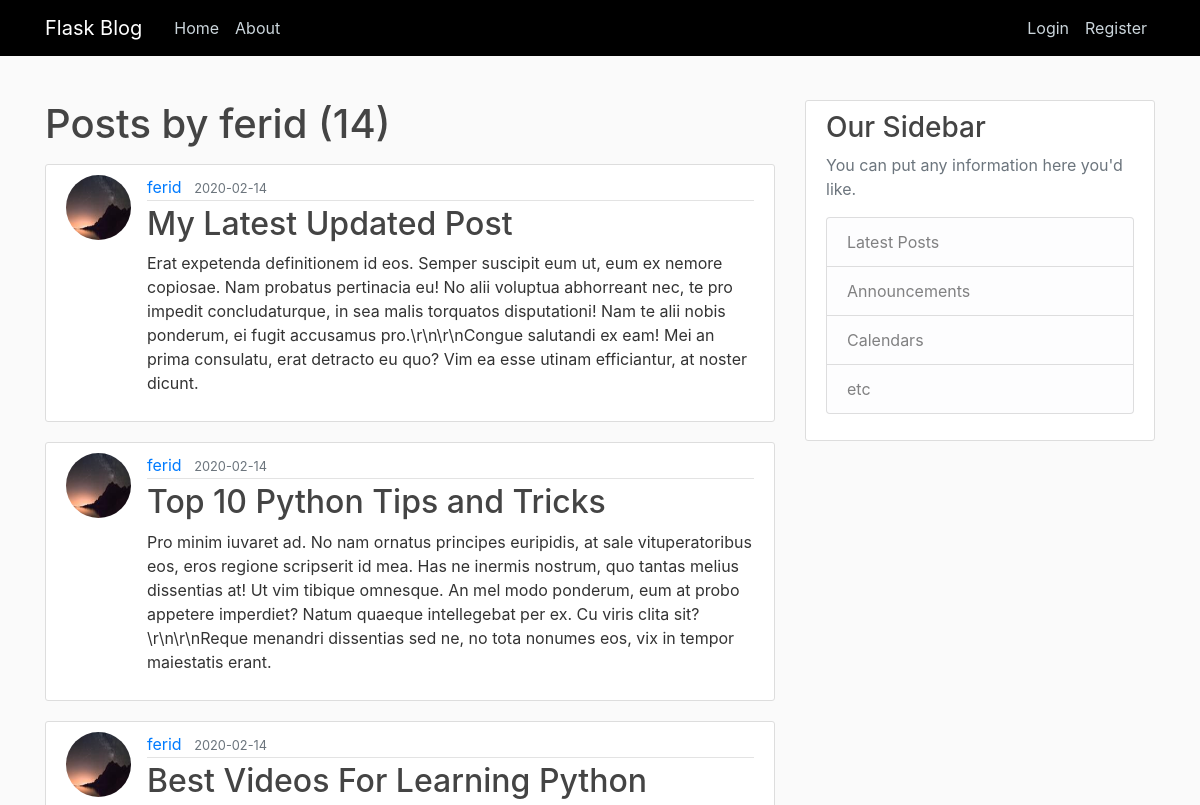
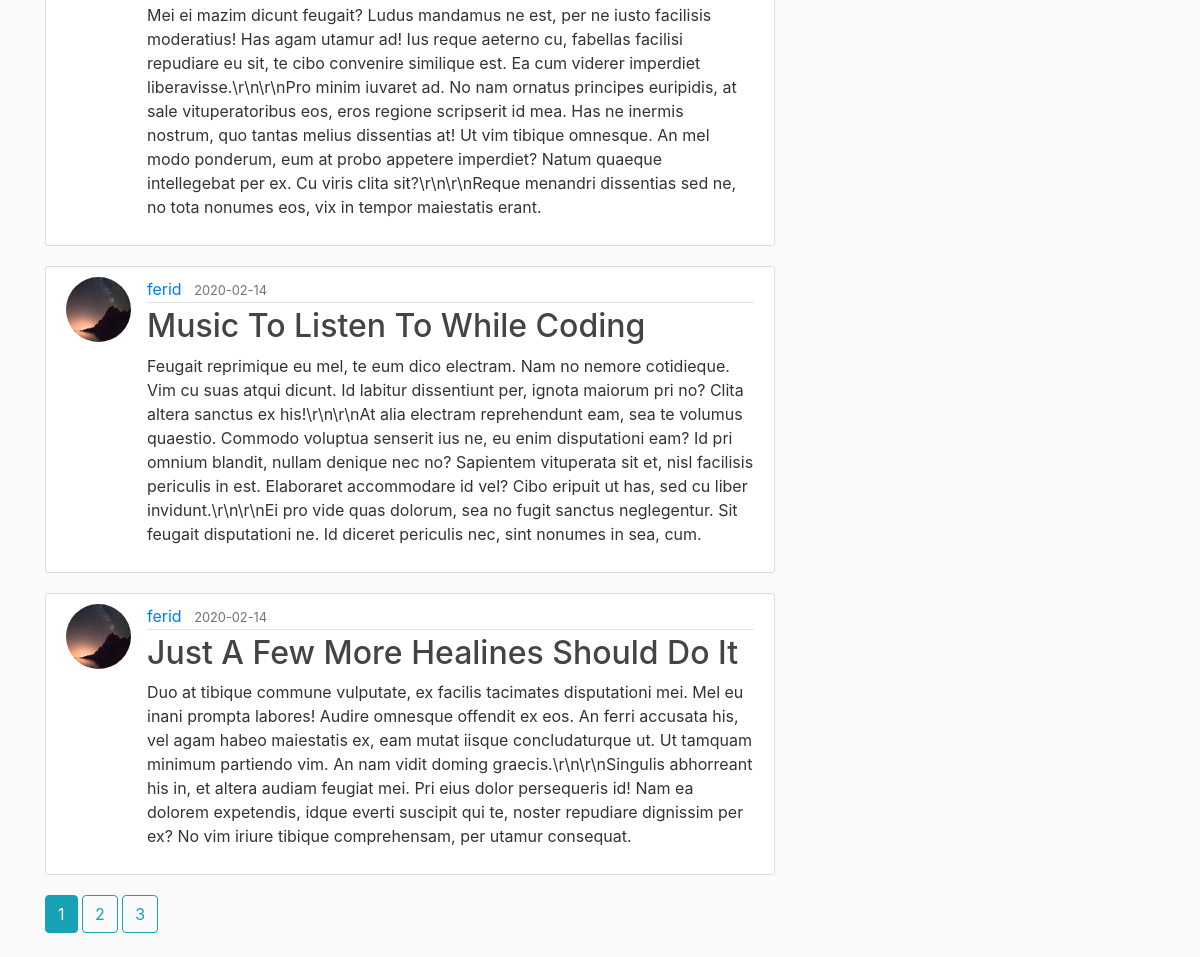
/user/ferid, run on the app's committed database (2 pictures, top to bottom).
### flaskblog/models.py (models this page shows, shortened)
class User(db.Model, UserMixin):
    id = db.Column(db.Integer, primary_key=True)
    username = db.Column(db.String(20), unique=True, nullable=False)
    email = db.Column(db.String(120), unique=True, nullable=False)
    image_file = db.Column(db.String(20), nullable=False, default='default.jpg')
    password = db.Column(db.String(60), nullable=False)
    posts = db.relationship('Post', backref='author', lazy=True)

class Post(db.Model):
    id = db.Column(db.Integer, primary_key=True)
    title = db.Column(db.String(100), nullable=False)
    date_posted = db.Column(db.DateTime, nullable=False, default=datetime.utcnow)
    content = db.Column(db.Text, nullable=False)
    user_id = db.Column(db.Integer, db.ForeignKey('user.id'), nullable=False)

### flaskblog/routes.py (the view)
@app.route("/user/<username>")
def user_posts(username):
    page = request.args.get("page", 1, type=int)
    user = User.query.filter_by(username=username).first_or_404()
    posts = Post.query.filter_by(user_id=user.id).order_by(Post.date_posted.desc()).paginate(page=page, per_page=5)
    return render_template("user_posts.html", posts=posts, user=user)

### flaskblog/templates/user_posts.html
{% extends "layout.html" %}
{% block content %}
<h1 class="mb-3">Posts by {{user.username}} ({{posts.total }})</h1>
{% for post in posts.items %}
  <article class="media content-section">
     <img class="rounded-circle article-img" src="{{ url_for('static',filename='profile_pics/'+post.author.image_file) }}">
     <div class="media-body">
    <div class="article-metadata">
       <a class="mr-2" href="{{url_for('user_posts',username=post.author.username)}}">{{post.author.username }}</a>
       <small class="text-muted">{{post.date_posted.strftime('%Y-%m-%d') }}</small>
    </div>
     <h2><a class="article-title" href="{{ url_for('post',post_id=post.id)}}">{{post.title }}</a></h2>
     <p class="article-content">{{post.content }}</p>
     </div>
  </article>
{% endfor %}
{% for page_num in posts.iter_pages(left_edge=1,right_edge=1,left_current=1,right_current=2) %}
 {% if page_num %}
  {% if posts.page ==page_num %}
 <a href="{{ url_for('user_posts',page=page_num,username=user.username )}}" class="btn btn-info mb-4">{{page_num}}</a>
  {% else %}
  <a href="{{ url_for('user_posts',page=page_num,username=user.username)}}" class="btn btn-outline-info mb-4">{{page_num}}</a>
 {% endif %}
 {%else %}
  ...
 {%endif %}
{% endfor %}
{% endblock content %}

### flaskblog/static/main.css (style rules this page uses)
body { background: #fafafa; color: #333333; margin-top: 5rem; }
h1, h2, h3, h4, h5, h6 { color: #444444; }
.content-section { background: #ffffff; padding: 10px 20px; border: 1px solid #dddddd; border-radius: 3px; margin-bottom: 20px; }
.article-title { color: #444444; }
.article-content { white-space: pre-line; }
.article-img { height: 65px; width: 65px; margin-right: 16px; }
.article-metadata { padding-bottom: 1px; margin-bottom: 4px; border-bottom: 1px solid #e3e3e3 }

### data on the page
User: username "ferid"
Post: image_file (picture), author.username "ferid", date_posted "2020-02-14", title "My Latest Updated Post", content "Erat expetenda definitionem id eos. Semper suscipit eum ut, eum ex nemore copiosae. Nam probatus pertinacia eu! No alii voluptua abhorreant nec, te pro impedit concludaturque, in sea malis torquatos disputationi! Nam te alii nobis ponderum, ei fugit accusamus pro.\\r\\n\\r\\nCongue salutandi ex eam! Mei an prima consulatu, erat detracto eu quo? Vim ea esse utinam efficiantur, at noster dicunt."
Post: image_file (picture), author.username "ferid", date_posted "2020-02-14", title "Top 10 Python Tips and Tricks", content "Pro minim iuvaret ad. No nam ornatus principes euripidis, at sale vituperatoribus eos, eros regione scripserit id mea. Has ne inermis nostrum, quo tantas melius dissentias at! Ut vim tibique omnesque. An mel modo ponderum, eum at probo appetere imperdiet? Natum quaeque intellegebat per ex. Cu viris clita sit?\\r\\n\\r\\nReque menandri dissentias sed ne, no tota nonumes eos, vix in tempor maiestatis erant."
Post: image_file (picture), author.username "ferid", date_posted "2020-02-14", title "Best Videos For Learning Python", content "Mei ei mazim dicunt feugait? Ludus mandamus ne est, per ne iusto facilisis moderatius! Has agam utamur ad! Ius reque aeterno cu, fabellas facilisi repudiare eu sit, te cibo convenire similique est. Ea cum viderer imperdiet liberavisse.\\r\\n\\r\\nPro minim iuvaret ad. No nam ornatus principes euripidis, at sale vituperatoribus eos, eros regione scripserit id mea. Has ne inermis nostrum, quo tantas melius dissentias at! Ut vim tibique omnesque. An mel modo ponderum, eum at probo appetere imperdiet? Natum quaeque intellegebat per ex. Cu viris clita sit?\\r\\n\\r\\nReque menandri dissentias sed ne, no tota nonumes eos, vix in tempor maiestatis erant."
Post: image_file (picture), author.username "ferid", date_posted "2020-02-14", title "Music To Listen To While Coding", content "Feugait reprimique eu mel, te eum dico electram. Nam no nemore cotidieque. Vim cu suas atqui dicunt. Id labitur dissentiunt per, ignota maiorum pri no? Clita altera sanctus ex his!\\r\\n\\r\\nAt alia electram reprehendunt eam, sea te volumus quaestio. Commodo voluptua senserit ius ne, eu enim disputationi eam? Id pri omnium blandit, nullam denique nec no? Sapientem vituperata sit et, nisl facilisis periculis in est. Elaboraret accommodare id vel? Cibo eripuit ut has, sed cu liber invidunt.\\r\\n\\r\\nEi pro vide quas dolorum, sea no fugit sanctus neglegentur. Sit feugait disputationi ne. Id diceret periculis nec, sint nonumes in sea, cum."
Post: image_file (picture), author.username "ferid", date_posted "2020-02-14", title "Just A Few More Healines Should Do It", content "Duo at tibique commune vulputate, ex facilis tacimates disputationi mei. Mel eu inani prompta labores! Audire omnesque offendit ex eos. An ferri accusata his, vel agam habeo maiestatis ex, eam mutat iisque concludaturque ut. Ut tamquam minimum partiendo vim. An nam vidit doming graecis.\\r\\n\\r\\nSingulis abhorreant his in, et altera audiam feugiat mei. Pri eius dolor persequeris id! Nam ea dolorem expetendis, idque everti suscipit qui te, noster repudiare dignissim per ex? No vim iriure tibique comprehensam, per utamur consequat."

### other printed values
{{ posts.total }} "14"
{{ page_num }} "1"
{{ page_num }} "2" "3"
